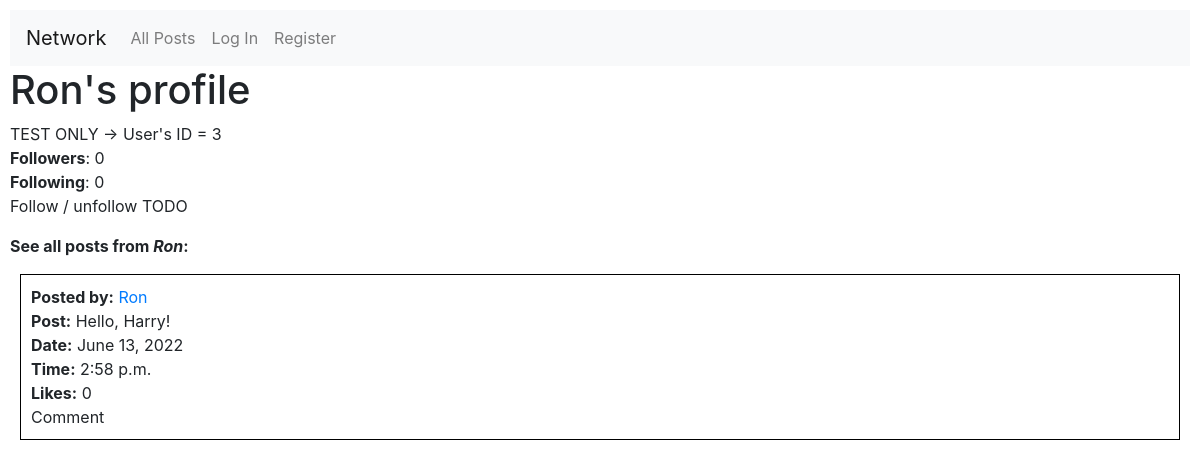
/user/Ron, run on an earlier commit of the app's database.
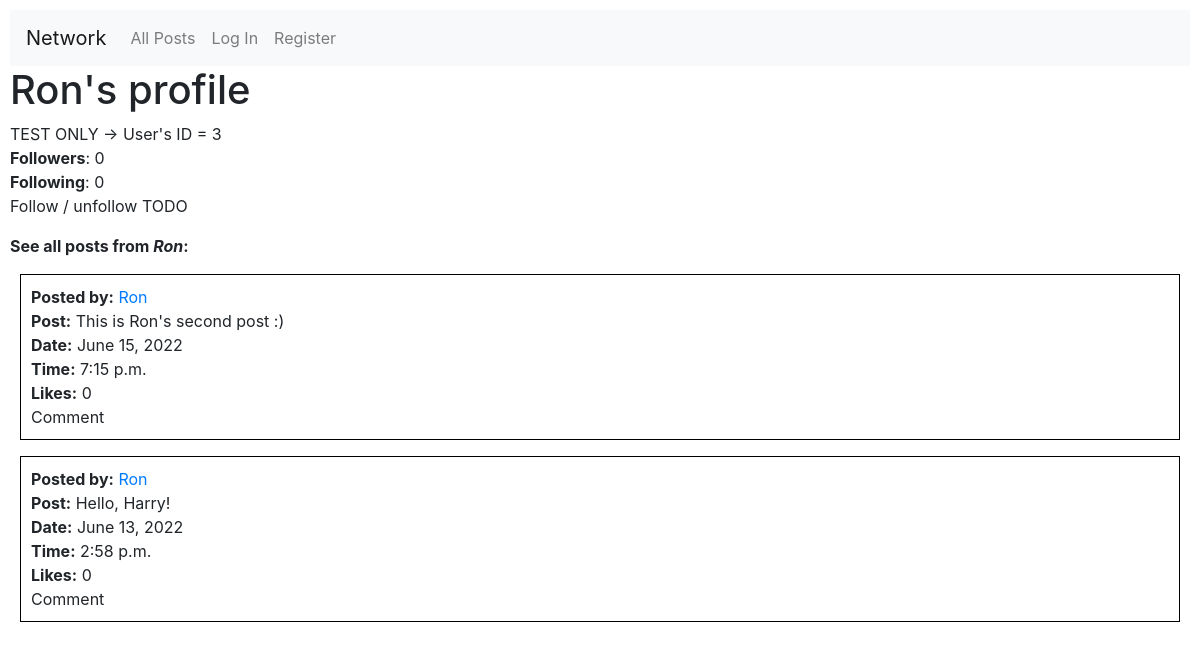
And on a later commit of the database.
### network/models.py (models this page shows, shortened)
class Post(models.Model):
    userid = models.ForeignKey(User, on_delete=models.CASCADE, related_name="user")
    post = models.TextField(max_length=500)
    datetime = models.DateTimeField(default=datetime.now)
    likes = models.IntegerField(default=0)

class User(AbstractUser):
    pass
    def __str__(self):
        return f"USER NUMBER '{self.id}' is '{self.username}'. LAST CONNEXION: {self.last_login}."

### network/views.py (the view)
# urls.py: path("user/<str:username>", views.profile_page, name="profile_page"),
def profile_page(request, username):
    try:
        user_profiled = User.objects.filter(username=username)
        user_profiled_id = user_profiled.values_list('id', flat=True)
        user_profiled_id = user_profiled_id[0]
        user_posts = Post.objects.filter(userid=user_profiled_id).order_by('-id')
        amount_of_followers = Follower.objects.filter(followed=user_profiled_id).count()
        amount_of_following = Follower.objects.filter(follower=user_profiled_id).count()
        return render(request, "network/profile.html", {
                    "username": username,
                    "user_profiled": user_profiled,
                    "user_profiled_id": user_profiled_id,
                    "amount_of_followers": amount_of_followers,
                    "amount_of_following": amount_of_following,
                    "user_posts": user_posts
                })
    except IndexError:
        return render(request, "network/missingprofile.html", {
                    "username": username,
                })

### network/templates/network/profile.html (shortened to what this page needs)
{% extends "network/layout.html" %}
{% block body %}
    <h1>{{ username }}'s profile</h1>
    TEST ONLY -> User's ID = {{ user_profiled_id }}
    <br>
    <b>Followers</b>: {{ amount_of_followers }}
    <br>
    <b>Following</b>: {{ amount_of_following }}
    <br>
    Follow / unfollow TODO
    <b>See all posts from <i>{{ username }}</i>:</b>
    {% for user_post in user_posts %}
        <div class="subdiv">
            <b>Posted by:</b> <a href="{% url 'profile_page' user_post.userid.username %}">{{ user_post.userid.username }}</a>
            <br>
            <b>Post:</b> {{ user_post.post }}
            <br>
            <b>Date:</b> {{ user_post.datetime.date }}
            <br>
            <b>Time:</b> {{ user_post.datetime.time }}
            <br>
            <b>Likes:</b> {{ user_post.likes }}
            <br>
            Comment
            <br>
        </div>
    {% empty %}
        <i>{{ username }}</i> hasn't published any post, yet.
    {% endfor %}
{% endblock %}

What changed in the data, as far as the page shows it:
added Post: userid.username "Ron", post "This is Ron's second post :)", datetime "June 15, 2022", datetime.time "7:15 p.m.", likes "0"
